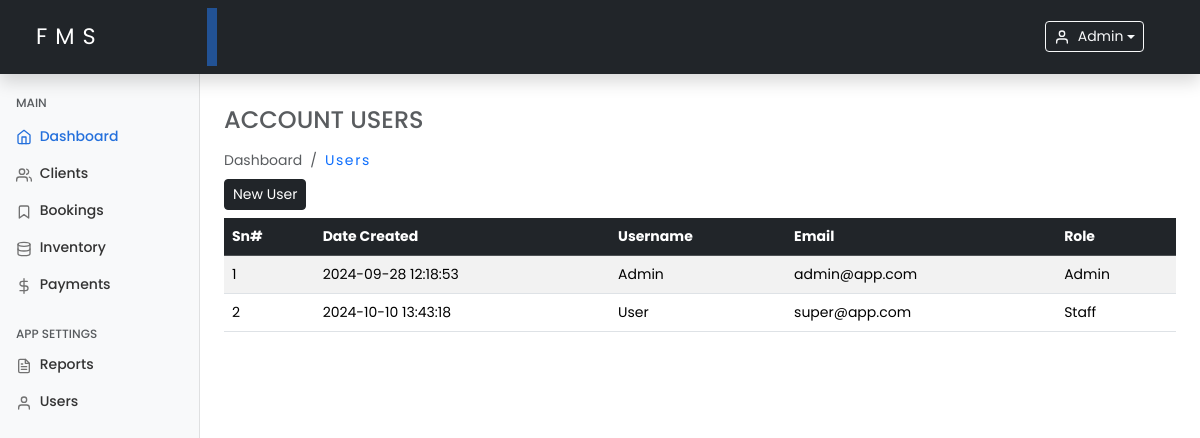
/users.php (signed in), run on the app's committed database.
### tables this page shows
CREATE TABLE `users` (
  `id` int(11) NOT NULL,
  `first_name` varchar(50) NOT NULL,
  `last_name` varchar(50) NOT NULL,
  `username` varchar(50) NOT NULL,
  `email` varchar(100) NOT NULL,
  `password_hash` varchar(255) NOT NULL,
  `role` enum('admin','staff') NOT NULL DEFAULT 'staff',
  `created_at` timestamp NOT NULL DEFAULT current_timestamp(),
  `updated_at` timestamp NOT NULL DEFAULT current_timestamp() ON UPDATE current_timestamp()
);

### includes/functions.php (called while the page is built, shortened)
<?php
function getUsers($conn)
{
    $users = [];
    $query = "SELECT id, username, email, role, created_at FROM users ORDER BY created_at Asc";
    $result = $conn->query($query);
    if ($result && $result->num_rows > 0) {
        while ($row = $result->fetch_assoc()) {
            $users[] = $row;
        }
    }
    return $users;
}

### users.php (the view, shortened to what this page needs)
<?php
include 'includes/functions.php';
$users = getUsers($conn);
include './includes/header.php';
include './includes/sidebar.php';
?>
<main class="col-md-9 ms-sm-auto col-lg-10 px-md-4 mt-2">
    <h4 class="text-muted text-uppercase mt-4 mb-3">Account Users</h4>
    <ol class="breadcrumb mb-2">
        <li class="breadcrumb-item active">Dashboard</li>
        <li class="breadcrumb-item">
            <a class="text-decoration-none hover-underline" href="users.php">Users</a>
        </li>
    </ol>
    <div class="w-100 text-left">
        <span>
            <a class="btn btn-sm btn-dark" href="register.php" class="text-muted">New User</a>
        </span>
    </div>
    <div class="table table-responsive">
        <?php if (!empty($users)): ?>
            <table class="table table-striped table-hover table-lg mt-2">
                <thead class="table-dark">
                    <tr>
                        <th>Sn#</th>
                        <th>Date Created</th>
                        <th>Username</th>
                        <th>Email</th>
                        <th>Role</th>
                    </tr>
                </thead>
                <tbody>
                    <?php foreach ($users as $index => $user): ?>
                        <tr>
                            <td><?php echo $index + 1; ?></td>
                            <td><?php echo htmlspecialchars($user['created_at']); ?></td>
                            <td class="text-capitalize"><?php echo htmlspecialchars($user['username']); ?></td>
                            <td><?php echo htmlspecialchars($user['email']); ?></td>
                            <td class="text-capitalize"><?php echo htmlspecialchars($user['role']); ?></td>
                        </tr>
                    <?php endforeach; ?>
                </tbody>
            </table>
        <?php else: ?>
            <p class="text-center">No account users found.</p>
        <?php endif; ?>
    </div>
</main>
<?php include './includes/footer.php'; ?>

### assets/css/dashboard.css (style rules this page uses)
* { margin: 0; padding: 0; box-sizing: border-box; }
body { font-size: .875rem; font-family: "Poppins", sans-serif; }

### includes/header.php (style rules this page uses)
.active { background-color: transparent !important; }
.text-decoration-none { font-weight: 400; letter-spacing: 0.1rem; text-decoration: none !important; }

### data on the page
users: created_at "2024-09-28 12:18:53", username "Admin", email "admin@app.com", role "Admin"
users: created_at "2024-10-10 13:43:18", username "User", email "super@app.com", role "Staff"

### other printed values
$_SESSION['username'] "Admin"
